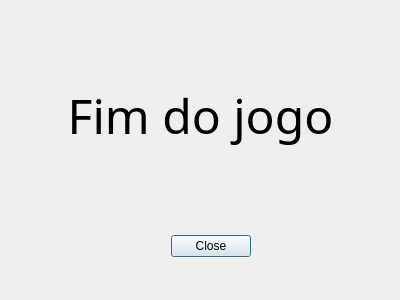
<?xml version="1.0" encoding="UTF-8"?>
<ui version="4.0">
 <class>Dialog</class>
 <widget class="QDialog" name="Dialog">
  <property name="geometry">
   <rect>
    <x>0</x>
    <y>0</y>
    <width>400</width>
    <height>300</height>
   </rect>
  </property>
  <property name="minimumSize">
   <size>
    <width>400</width>
    <height>300</height>
   </size>
  </property>
  <property name="maximumSize">
   <size>
    <width>400</width>
    <height>300</height>
   </size>
  </property>
  <property name="windowTitle">
   <string>Jogo Finalizado</string>
  </property>
  <widget class="QDialogButtonBox" name="buttonBox">
   <property name="geometry">
    <rect>
     <x>160</x>
     <y>230</y>
     <width>91</width>
     <height>32</height>
    </rect>
   </property>
   <property name="orientation">
    <enum>Qt::Horizontal</enum>
   </property>
   <property name="standardButtons">
    <set>QDialogButtonBox::Close</set>
   </property>
  </widget>
  <widget class="QLabel" name="label">
   <property name="geometry">
    <rect>
     <x>30</x>
     <y>30</y>
     <width>341</width>
     <height>171</height>
    </rect>
   </property>
   <property name="font">
    <font>
     <family>Berlin Sans FB</family>
     <pointsize>36</pointsize>
     <weight>50</weight>
     <italic>false</italic>
     <bold>false</bold>
    </font>
   </property>
   <property name="mouseTracking">
    <bool>true</bool>
   </property>
   <property name="text">
    <string>Fim do jogo</string>
   </property>
   <property name="alignment">
    <set>Qt::AlignCenter</set>
   </property>
   <property name="textInteractionFlags">
    <set>Qt::NoTextInteraction</set>
   </property>
  </widget>
 </widget>
 <resources/>
 <connections>
  <connection>
   <sender>buttonBox</sender>
   <signal>accepted()</signal>
   <receiver>Dialog</receiver>
   <slot>accept()</slot>
   <hints>
    <hint type="sourcelabel">
     <x>248</x>
     <y>254</y>
    </hint>
    <hint type="destinationlabel">
     <x>157</x>
     <y>274</y>
    </hint>
   </hints>
  </connection>
  <connection>
   <sender>buttonBox</sender>
   <signal>rejected()</signal>
   <receiver>Dialog</receiver>
   <slot>reject()</slot>
   <hints>
    <hint type="sourcelabel">
     <x>316</x>
     <y>260</y>
    </hint>
    <hint type="destinationlabel">
     <x>286</x>
     <y>274</y>
    </hint>
   </hints>
  </connection>
 </connections>
</ui>
